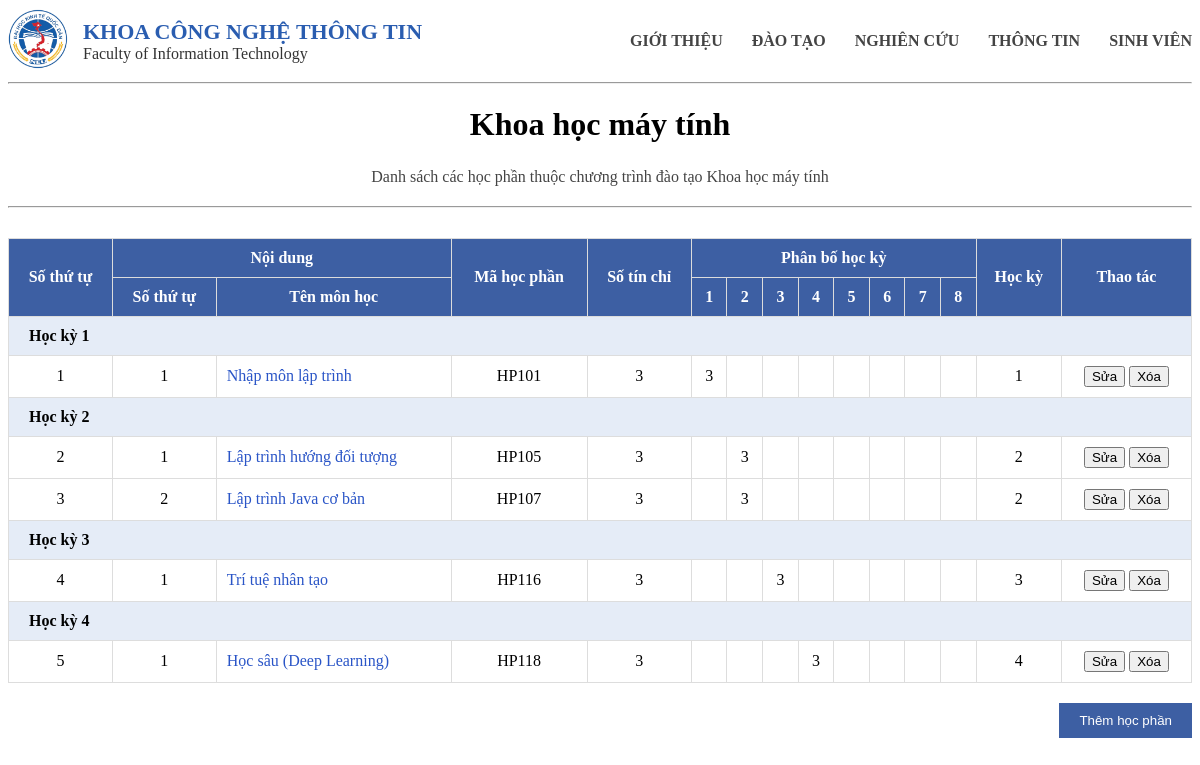
The app's page /detail/CT03 with its own data.
### tables this page shows
CREATE TABLE "chuongtrinh" (
	"mact"	TEXT NOT NULL UNIQUE,
	"tenct"	TEXT NOT NULL,
	"chitieu"	INTEGER NOT NULL,
	"linhvuc"	TEXT NOT NULL,
	PRIMARY KEY("mact")
);

CREATE TABLE "chuongtrinhct" (
	"mact"	TEXT NOT NULL,
	"mahp"	TEXT NOT NULL,
	"stt"	INTEGER,
	"sotc"	INTEGER,
	"hocki"	INTEGER,
	"loai"	TEXT,
	PRIMARY KEY("mact","mahp")
);

CREATE TABLE "hocphan" (
	"mahp"	TEXT NOT NULL UNIQUE,
	"tenhp"	TEXT NOT NULL,
	"sotc"	INTEGER NOT NULL,
	PRIMARY KEY("mahp")
);

### main.py (the view)
@app.route("/detail/<mact>")
def detail(mact):
    conn = get_db()
    cur = conn.cursor()
    cur.execute("SELECT * FROM chuongtrinh WHERE mact=?", (mact,))
    ct = cur.fetchone()
    cur.execute("""
        SELECT hp.mahp, hp.tenhp, hp.sotc, ct.hocki, ct.loai, ct.hocki, ct.stt
        FROM chuongtrinhct ct
        JOIN hocphan hp ON ct.mahp = hp.mahp
        WHERE ct.mact = ?
        ORDER BY ct.hocki, ct.stt
    """, (mact,))
    rows = cur.fetchall()
    conn.close()
    return render_template("detail.html", rows=rows, ct=ct)

### main.py (called while the page is built)
def get_db():
    conn = sqlite3.connect("database.db")
    conn.row_factory = sqlite3.Row
    return conn

### templates/detail.html
{% extends "base.html" %}
{% block content %}
<div class="container">
<h1>{{ct.tenct}}</h1>
<p class="description">
Danh sách các học phần thuộc chương trình đào tạo {{ct.tenct}}
</p>
<hr>
<table>
<tr>
    <th rowspan="2">Số thứ tự</th>
    <th colspan="2">Nội dung</th>
    <th rowspan="2">Mã học phần</th>
    <th rowspan="2">Số tín chỉ</th>
    <th colspan="8">Phân bố học kỳ</th>
    <th rowspan="2">Học kỳ</th>
    <th rowspan="2">Thao tác</th>
</tr>
<tr>
    <th>Số thứ tự</th>
    <th>Tên môn học</th>
    <th>1</th>
    <th>2</th>
    <th>3</th>
    <th>4</th>
    <th>5</th>
    <th>6</th>
    <th>7</th>
    <th>8</th>
</tr>
{% set stt = namespace(value=1) %}
{% for hocki, mon in rows|groupby("hocki") %}
<tr class="group">
<td colspan="15">Học kỳ {{hocki}}</td>
</tr>
{% for hp in mon %}
<tr>
<td>{{stt.value}}</td>
<td>{{loop.index}}</td>
<td class="subject">{{hp.tenhp}}</td>
<td>{{hp.mahp}}</td>
<td>{{hp.sotc}}</td>
<td>{% if hp.hocki==1 %}{{hp.sotc}}{% endif %}</td>
<td>{% if hp.hocki==2 %}{{hp.sotc}}{% endif %}</td>
<td>{% if hp.hocki==3 %}{{hp.sotc}}{% endif %}</td>
<td>{% if hp.hocki==4 %}{{hp.sotc}}{% endif %}</td>
<td>{% if hp.hocki==5 %}{{hp.sotc}}{% endif %}</td>
<td>{% if hp.hocki==6 %}{{hp.sotc}}{% endif %}</td>
<td>{% if hp.hocki==7 %}{{hp.sotc}}{% endif %}</td>
<td>{% if hp.hocki==8 %}{{hp.sotc}}{% endif %}</td>
<td>{{hp.hocki}}</td>
<td>
    <a href="/sua/{{ct.mact}}/{{hp.mahp}}">
        <button type="button" class="edit">Sửa</button>
    </a>
    <form action="/xoa/{{ct.mact}}/{{hp.mahp}}" method="POST"
          onsubmit="return confirm('Bạn có chắc muốn xóa môn này?');"
          style="display:inline;">
        <button type="submit" class="delete">Xóa</button>
    </form>
</td>
</tr>
{% set stt.value = stt.value + 1 %}
{% endfor %}
{% endfor %}
</table>
<a href="/add/{{ct.mact}}">
<button type="button" class="add">Thêm học phần</button>
</a>
</div>
{% endblock %}

### static/styles.css (style rules this page uses)
table { width:100%; border-collapse:collapse; margin-top:20px; }
th { background:#3d5fa3; color:white; padding:10px; }
td { padding:10px; border:1px solid #ddd; text-align:center; }
a { color:#2a55c7; text-decoration:none; }
h1,p { text-align:center; }
.description { color:#444; line-height:1.6; }
.add { margin-top:20px; padding:10px 20px; background:#3d5fa3; color:white; border:none; float:right; }
table { width:100%; border-collapse:collapse; margin-top:30px; }
th { background:#3d5fa3; color:white; padding:10px; border:1px solid #dcdcdc; }
td { padding:10px; border:1px solid #dcdcdc; text-align:center; }
.subject { text-align:left; color:#2a55c7; }
.group { background:#e5ecf7; font-weight:bold; }
.group td { text-align:left; padding-left:20px; }

### records on screen
chuongtrinh: tenct "Khoa học máy tính"
chuongtrinhct: value "1", tenhp "Nhập môn lập trình", mahp "HP101", sotc "3", hocki "1"
chuongtrinhct: value "2", tenhp "Lập trình hướng đối tượng", mahp "HP105", sotc "3", hocki "2"
chuongtrinhct: value "3", tenhp "Lập trình Java cơ bản", mahp "HP107", sotc "3", hocki "2"
chuongtrinhct: value "4", tenhp "Trí tuệ nhân tạo", mahp "HP116", sotc "3", hocki "3"
chuongtrinhct: value "5", tenhp "Học sâu (Deep Learning)", mahp "HP118", sotc "3", hocki "4"

### other values on screen
{{ hocki }} "1" "2" "3" "4"
